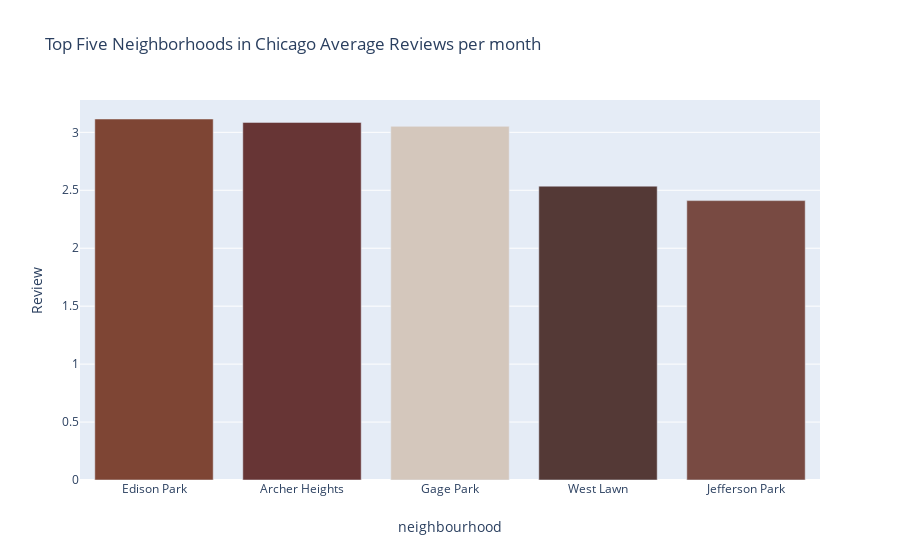

The notebook cell this image was saved under:
### Code cell
# neighborhood reviews
chi_review =li.groupby('neighbourhood')['reviews_per_month'].mean().sort_values(ascending=False).head()
#chi_mean


#make the plot
neighbourhoods= ['#7e4534', '#673535', '#d4c7bc', '#543936', '#784a42']
mydata = go.Bar(x= chi_review.index,
                y= chi_review.values,
                marker=dict(color=neighbourhoods))
# now the layout
mylayout=go.Layout(title="Top Five Neighborhoods in Chicago Average Reviews per month",
                   xaxis= dict(title='neighbourhood'),
                   yaxis=dict(title='Review'))
# bind using go.Figure
myfig = go.Figure(data=[mydata], layout=mylayout)
myfig.show()

### Figure 1 — Plotly figure (JSON) as saved in the notebook; plotly's stock layout.template omitted (floating-point values rounded to 4 significant figures)
{"data": [{"marker": {"color": ["#7e4534", "#673535", "#d4c7bc", "#543936", "#784a42"]}, "type": "bar", "x": ["Edison Park", "Archer Heights", "Gage Park", "West Lawn", "Jefferson Park"], "y": [3.115, 3.086, 3.052, 2.535, 2.411]}], "layout": {"title": {"text": "Top Five Neighborhoods in Chicago Average Reviews per month"}, "xaxis": {"title": {"text": "neighbourhood"}}, "yaxis": {"title": {"text": "Review"}}}}
